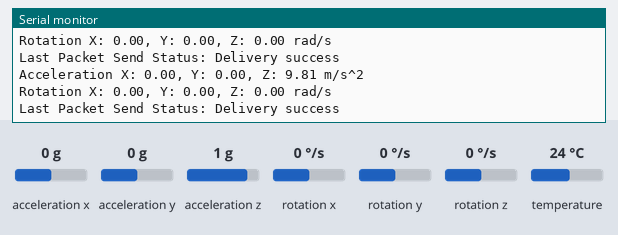
Bench run of a sketch on a simulated ESP8266 (NodeMCU). On the bench: the last lines printed to the serial monitor. Inputs (shaded band) come from the test bench; at power-on: acceleration x 0 g, acceleration y 0 g, acceleration z 1 g, rotation x 0 °/s, rotation y 0 °/s, rotation z 0 °/s, temperature 24 °C.

Above: at 2.8 s.
2.9 s: acceleration x set to -1.4 g
At 3.3 s:
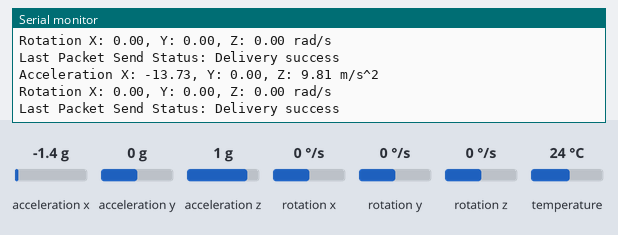
4.4 s: acceleration y set to -1.4 g
At 5.7 s:
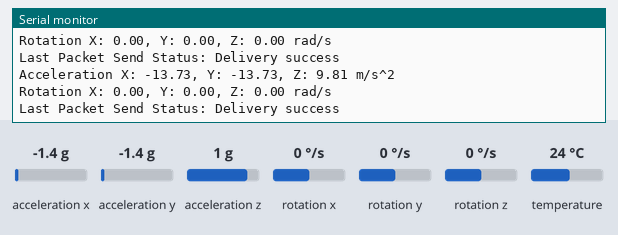
5.9 s: acceleration z set to -1.4 g
At 6.8 s:
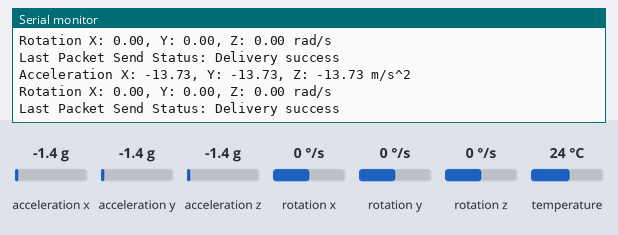
7.4 s: rotation x set to -192 °/s
At 8.4 s:
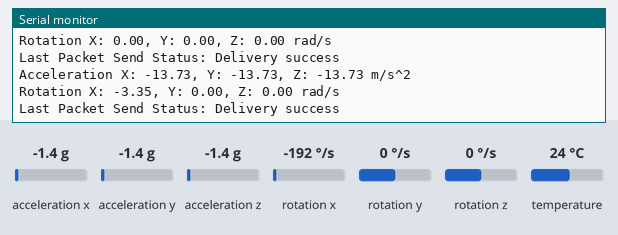
8.9 s: rotation y set to -192 °/s
At 9.8 s:
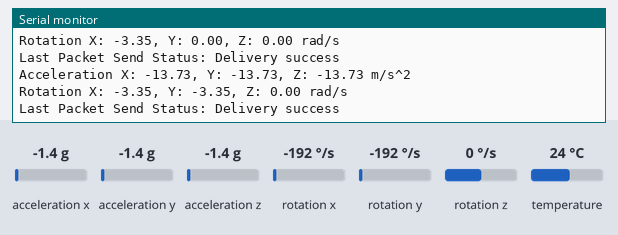

Measured:
- after the input at 2.9 s, the serial monitor: prints a new line after 0.10 s (image 1)
- after the input at 4.4 s, the serial monitor: prints a new line after 0.60 s (image 2)
- after the input at 5.9 s, the serial monitor: prints a new line after 0.10 s (image 3)
- after the input at 7.4 s, the serial monitor: prints a new line after 0.60 s (image 4)
- after the input at 8.9 s, the serial monitor: prints a new line after 0.10 s (image 5)

The sketch:

sendmpu6050data.ino
```cpp
#include <Adafruit_MPU6050.h>
#include <Adafruit_Sensor.h>
#include <Wire.h>
#include <ESP8266WiFi.h>
#include <espnow.h>

Adafruit_MPU6050 mpu;
//18:FE:34:D9:23:AA
//32     CC:DB:A7:12:48:88
uint8_t broadcastAddress[] = {0xCC, 0xDB, 0xA7, 0x12, 0x48, 0x88};
const long interval = 1000;
unsigned long previousMillis = 0;

typedef struct struct_message {
    float accelX;
    float accelY;
    float accelZ;
    float gyroX;
    float gyroY;
    float gyroZ;
} struct_message;

struct_message sensorReadings;

struct_message incomingReadings;

void OnDataSent(uint8_t *mac_addr, uint8_t sendStatus) {
    Serial.print("Last Packet Send Status: ");
    if (sendStatus == 0) {
        Serial.println("Delivery success");
    } else {
        Serial.println("Delivery fail");
    }
}

// void OnDataRecv(uint8_t *mac, uint8_t *incomingData, uint8_t len) {
//     memcpy(&incomingReadings, incomingData, sizeof(incomingReadings));
//     Serial.print("Bytes received: ");
//     Serial.println(len);

//     // Print incoming sensor readings
//     Serial.print("Incoming Acceleration X: ");
//     Serial.print(incomingReadings.accelX);
//     Serial.print(", Y: ");
//     Serial.print(incomingReadings.accelY);
//     Serial.print(", Z: ");
//     Serial.print(incomingReadings.accelZ);
//     Serial.println(" m/s^2");

//     Serial.print("Incoming Rotation X: ");
//     Serial.print(incomingReadings.gyroX);
//     Serial.print(", Y: ");
//     Serial.print(incomingReadings.gyroY);
//     Serial.print(", Z: ");
//     Serial.print(incomingReadings.gyroZ);
//     Serial.println(" rad/s");
// }

void setup() {
    Serial.begin(115200);
    while (!Serial)
        delay(10);

    Serial.println("Adafruit MPU6050 test!");

    if (!mpu.begin()) {
        Serial.println("Failed to find MPU6050 chip");
        while (1) {
            delay(10);
        }
    }
    Serial.println("MPU6050 Found!");

    // Initialize WiFi and ESP-NOW
    WiFi.mode(WIFI_STA);
    WiFi.disconnect();

    if (esp_now_init() != 0) {
        Serial.println("Error initializing ESP-NOW");
        return;
    }

    esp_now_set_self_role(ESP_NOW_ROLE_COMBO);
    esp_now_register_send_cb(OnDataSent);
    esp_now_add_peer(broadcastAddress, ESP_NOW_ROLE_COMBO, 1, NULL, 0);

    // esp_now_register_recv_cb(OnDataRecv);
}

void loop() {
    unsigned long currentMillis = millis();
    if (currentMillis - previousMillis >= interval) {
        previousMillis = currentMillis;

        // Get new sensor events with the readings
        sensors_event_t a, g, temp;
        mpu.getEvent(&a, &g, &temp);

        // Set sensor readings
        sensorReadings.accelX = a.acceleration.x;
        sensorReadings.accelY = a.acceleration.y;
        sensorReadings.accelZ = a.acceleration.z;
        sensorReadings.gyroX = g.gyro.x;
        sensorReadings.gyroY = g.gyro.y;
        sensorReadings.gyroZ = g.gyro.z;

        // Send sensor readings via ESP-NOW
        esp_now_send(broadcastAddress, (uint8_t *)&sensorReadings, sizeof(sensorReadings));

        // Print sensor readings
        Serial.print("Acceleration X: ");
        Serial.print(sensorReadings.accelX);
        Serial.print(", Y: ");
        Serial.print(sensorReadings.accelY);
        Serial.print(", Z: ");
        Serial.print(sensorReadings.accelZ);
        Serial.println(" m/s^2");

        Serial.print("Rotation X: ");
        Serial.print(sensorReadings.gyroX);
        Serial.print(", Y: ");
        Serial.print(sensorReadings.gyroY);
        Serial.print(", Z: ");
        Serial.print(sensorReadings.gyroZ);
        Serial.println(" rad/s");

        // Print incoming readings
        // This is now done in the OnDataRecv function
    }
}
```
